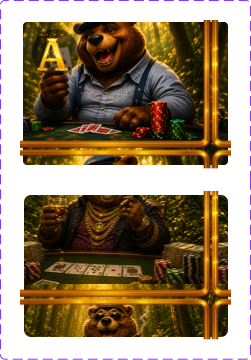
#> input picture apps/forest-gang/source_assets/Slots Figma/Bear.png, 251 x 360 px
$ python -i build-base-scene.py   (imports and definitions only)
#> lines starting #> are read from the running program, lines starting #| are printed output that depends on the picture
#> further down, picture is the input picture: PIL image 251x360 RGBA; mean R, G, B, A 58.7, 39.9, 13.4, 167.5
"""Base-game scene layers (Figma 11195:8973) for BaseScene.svelte.

art-src/base/*.png (Figma image fills, untouched)
  hills.png         11195:8974  the sky + rolling hills, full frame
  seascape.png      11195:9215 / 9216  the island seascape; the frame uses it twice (one mirrored)
  dome-*.png        11195:8975..8980  the jelly domes along the bottom (1254 square, the dome
                    sits in y 32-68% of it)
  -> public/base/hills.webp, seascape.webp, dome-*.webp (+ dome-*-small.webp for small domes)
  -> public/base/seascape-front.webp  the island (bushes, grass, rock, and the water below it)
                    cut out of seascape.webp, drawn over the blobs that peek out from behind it

Only a touch of blur is baked in, well under the frame's own (it blurs the seascapes and domes
by 2px, the hills not at all): 2 design px is ~6 device px on a 1920x1080 retina screen, which
smeared the crisp masters into what reviewers called low quality (2026-10-26), so 0.6 keeps
just a hint of depth behind the board, and the colours get a saturation/contrast lift (GRADE): the
earlier heavy soft-focus pass made the backdrop read as a different, painterly style next to
the crisp, glossy board and blobs. BLUR is in design px, baked at each image's own scale so
the page doesn't run CSS filters. Written to public/base/crisp/ (new paths: browsers kept the
soft art under the old ones), now public/base/hd/. The hills are shown ~2.4x their master's
size on a 1920x1080 retina screen, so they come from art-src/base/2x/hills.png (Real-ESRGAN,
upscale-art.py) when present, at HILLS_W: past that the texture memory buys little. Domes are cropped to CROP (the same
box for all three), which BaseScene.svelte mirrors when it places them.
    python3 apps/split-party/scripts/build-base-scene.py
"""

from pathlib import Path

import numpy as np
from PIL import Image, ImageEnhance, ImageFilter

ROOT = Path(__file__).resolve().parent.parent
SRC = ROOT / 'art-src' / 'base'
OUT = ROOT / 'public' / 'base' / 'hd'
# Fractions of the dome square kept: x0, y0, x1, y1 (the art spans x 7.6-92%, y 32.2-68.3%).
CROP = (0.06, 0.3, 0.94, 0.7)
DOME_W = 560  # px; the largest dome is ~177 design px wide after the crop
SEASCAPE_DESIGN_W = 772  # 11195:9215's width in the frame
SEA_W = 2470  # px: 772 design px x 3.2 (stage 1.6 at 1920x1080, DPR 2), capped at the master's
HILLS_W = 2560  # px; the master is 1677, its 2x 3354
BLUR = {'seascape': 0.6, 'dome': 0.6}
GRADE = {'saturation': 1.18, 'contrast': 1.06}


def grade(img):
    """Saturation/contrast lift on the colour only; alpha is kept."""
    rgb = ImageEnhance.Contrast(ImageEnhance.Color(img.convert('RGB')).enhance(GRADE['saturation'])).enhance(GRADE['contrast'])
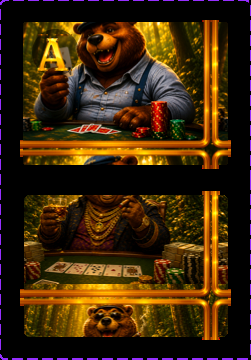
#> rgb: PIL image 251x360 RGB; mean R, G, B 62.7, 39.5, 10.7
    if img.mode != 'RGBA':
        return rgb
    rgb.putalpha(img.getchannel('A'))
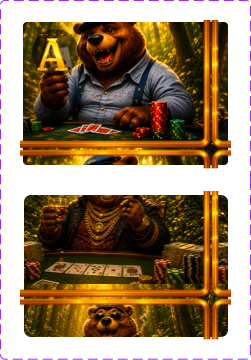
#> rgb: PIL image 251x360 RGBA; mean R, G, B, A 62.7, 39.5, 10.7, 167.5; transparent parts drawn white
    return rgb


def save(img, name):
    img.save(OUT / f'{name}.webp', quality=90, method=6)
    print(name, img.size, f'{(OUT / f"{name}.webp").stat().st_size // 1024} KB')


def blur(img, design_w, sigma):
    """Gaussian blur of sigma design px, premultiplied so the transparent edge doesn't go dark."""
    px = np.asarray(img, dtype=np.float32)
    a = px[..., 3:4]
    pre = Image.fromarray(np.dstack([px[..., :3] * a / 255, a]).round().astype(np.uint8), 'RGBA')
    px = np.asarray(pre.filter(ImageFilter.GaussianBlur(sigma * img.width / design_w)), dtype=np.float32)
    a = px[..., 3:4]
    rgb = px[..., :3] * 255 / np.maximum(a, 1)
    return Image.fromarray(np.dstack([rgb.clip(0, 255), a]).round().astype(np.uint8), 'RGBA')


# [1 line not run here, left out]


def master(name):
    hd = SRC / '2x' / f'{name}.png'
    return Image.open(hd if hd.exists() else SRC / f'{name}.png')


# [1 line that did not run here, left out]
# [1 line not run here, left out]
# [1 line that did not run here, left out]
# [1 line that did not run here, left out]
# [1 line that did not run here, left out]
# [1 line not run here, left out]
# Island front: per column over the island (x 58-99.5%), everything from the top of its green
# (the bushes and grass; the mountains behind are blue/purple) down is in front.
# [1 line that did not run here, left out]
# [1 line that did not run here, left out]
# [1 line that did not run here, left out]
# [1 line that did not run here, left out]
# [1 line that did not run here, left out]
# [4 lines not run here, left out]
# [1 line that did not run here, left out]
# Same soft edge as the blurred art, then scaled like seascape.webp.
# [1 line that did not run here, left out]
# [1 line that did not run here, left out]
# [13 lines not run here, left out]

>>> from PIL import Image
>>> picture = Image.open('../../forest-gang/source_assets/Slots Figma/Bear.png')
>>> result = grade(picture)
